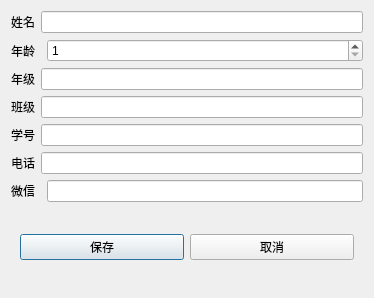
<?xml version="1.0" encoding="UTF-8"?>
<ui version="4.0">
 <class>dld_add</class>
 <widget class="QDialog" name="dld_add">
  <property name="geometry">
   <rect>
    <x>0</x>
    <y>0</y>
    <width>374</width>
    <height>298</height>
   </rect>
  </property>
  <property name="windowTitle">
   <string>Dialog</string>
  </property>
  <layout class="QGridLayout" name="gridLayout">
   <item row="0" column="0">
    <widget class="QLabel" name="label">
     <property name="text">
      <string>姓名</string>
     </property>
    </widget>
   </item>
   <item row="0" column="1" colspan="2">
    <widget class="QLineEdit" name="le_name"/>
   </item>
   <item row="1" column="0" colspan="2">
    <widget class="QLabel" name="label_2">
     <property name="text">
      <string>年龄</string>
     </property>
    </widget>
   </item>
   <item row="1" column="2">
    <widget class="QSpinBox" name="spinBox">
     <property name="minimum">
      <number>1</number>
     </property>
     <property name="maximum">
      <number>20</number>
     </property>
    </widget>
   </item>
   <item row="2" column="0">
    <widget class="QLabel" name="label_3">
     <property name="text">
      <string>年级</string>
     </property>
    </widget>
   </item>
   <item row="2" column="1" colspan="2">
    <widget class="QLineEdit" name="le_grae"/>
   </item>
   <item row="3" column="0">
    <widget class="QLabel" name="label_4">
     <property name="text">
      <string>班级</string>
     </property>
    </widget>
   </item>
   <item row="3" column="1" colspan="2">
    <widget class="QLineEdit" name="le_class"/>
   </item>
   <item row="4" column="0">
    <widget class="QLabel" name="label_5">
     <property name="text">
      <string>学号</string>
     </property>
    </widget>
   </item>
   <item row="4" column="1" colspan="2">
    <widget class="QLineEdit" name="le_id"/>
   </item>
   <item row="5" column="0">
    <widget class="QLabel" name="label_6">
     <property name="text">
      <string>电话</string>
     </property>
    </widget>
   </item>
   <item row="5" column="1" colspan="2">
    <widget class="QLineEdit" name="le_phone"/>
   </item>
   <item row="6" column="0">
    <widget class="QLabel" name="label_7">
     <property name="text">
      <string>微信</string>
     </property>
    </widget>
   </item>
   <item row="6" column="2">
    <widget class="QLineEdit" name="le_wechat"/>
   </item>
   <item row="7" column="0" colspan="3">
    <widget class="QWidget" name="widget" native="true">
     <layout class="QHBoxLayout" name="horizontalLayout">
      <item>
       <widget class="QPushButton" name="pushButton_6">
        <property name="text">
         <string>保存</string>
        </property>
       </widget>
      </item>
      <item>
       <widget class="QPushButton" name="pushButton_5">
        <property name="text">
         <string>取消</string>
        </property>
       </widget>
      </item>
     </layout>
    </widget>
   </item>
  </layout>
 </widget>
 <tabstops>
  <tabstop>le_name</tabstop>
  <tabstop>spinBox</tabstop>
  <tabstop>le_grae</tabstop>
  <tabstop>le_class</tabstop>
  <tabstop>le_id</tabstop>
  <tabstop>le_phone</tabstop>
  <tabstop>le_wechat</tabstop>
  <tabstop>pushButton_5</tabstop>
  <tabstop>pushButton_6</tabstop>
 </tabstops>
 <resources/>
 <connections/>
</ui>
